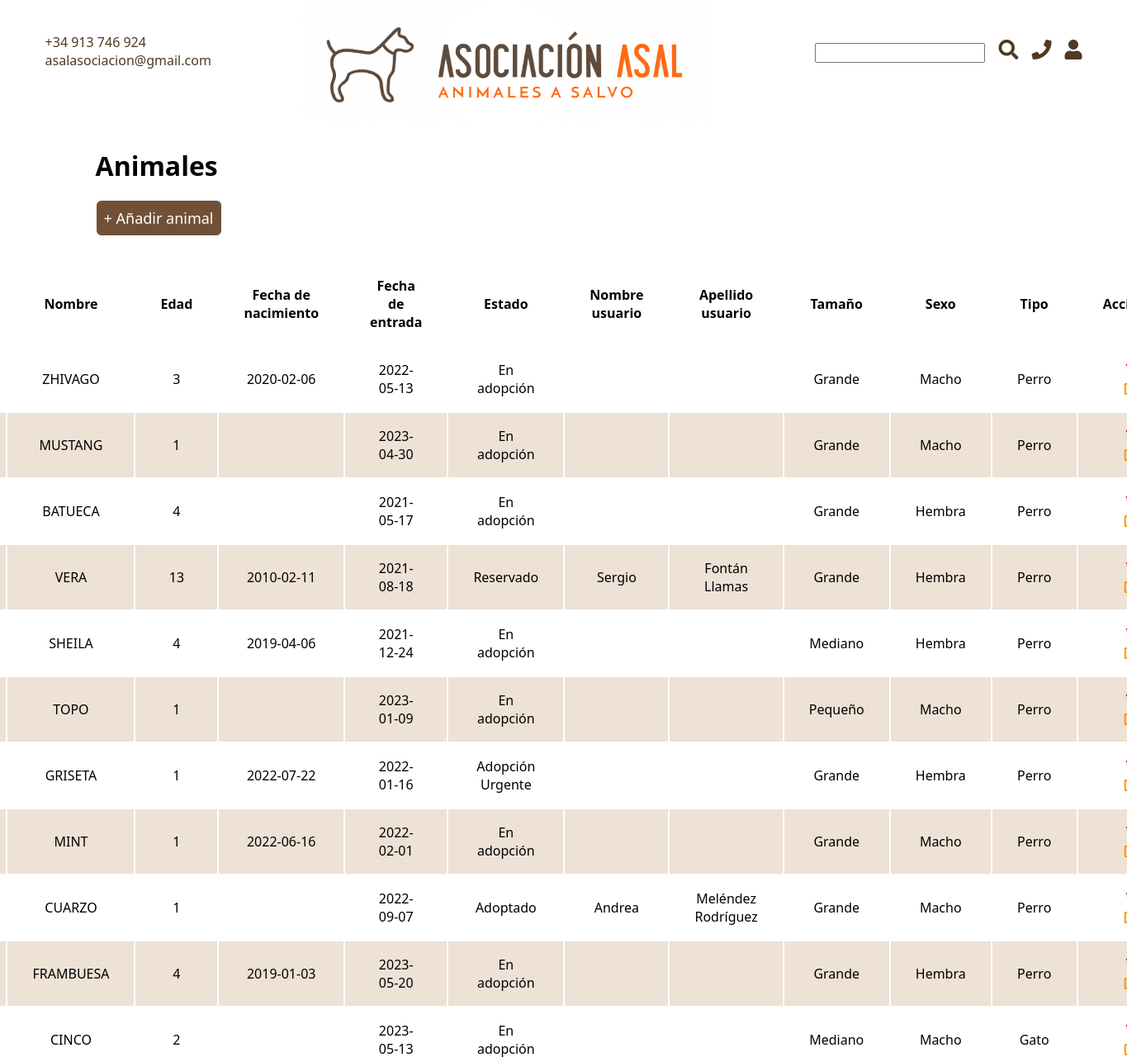
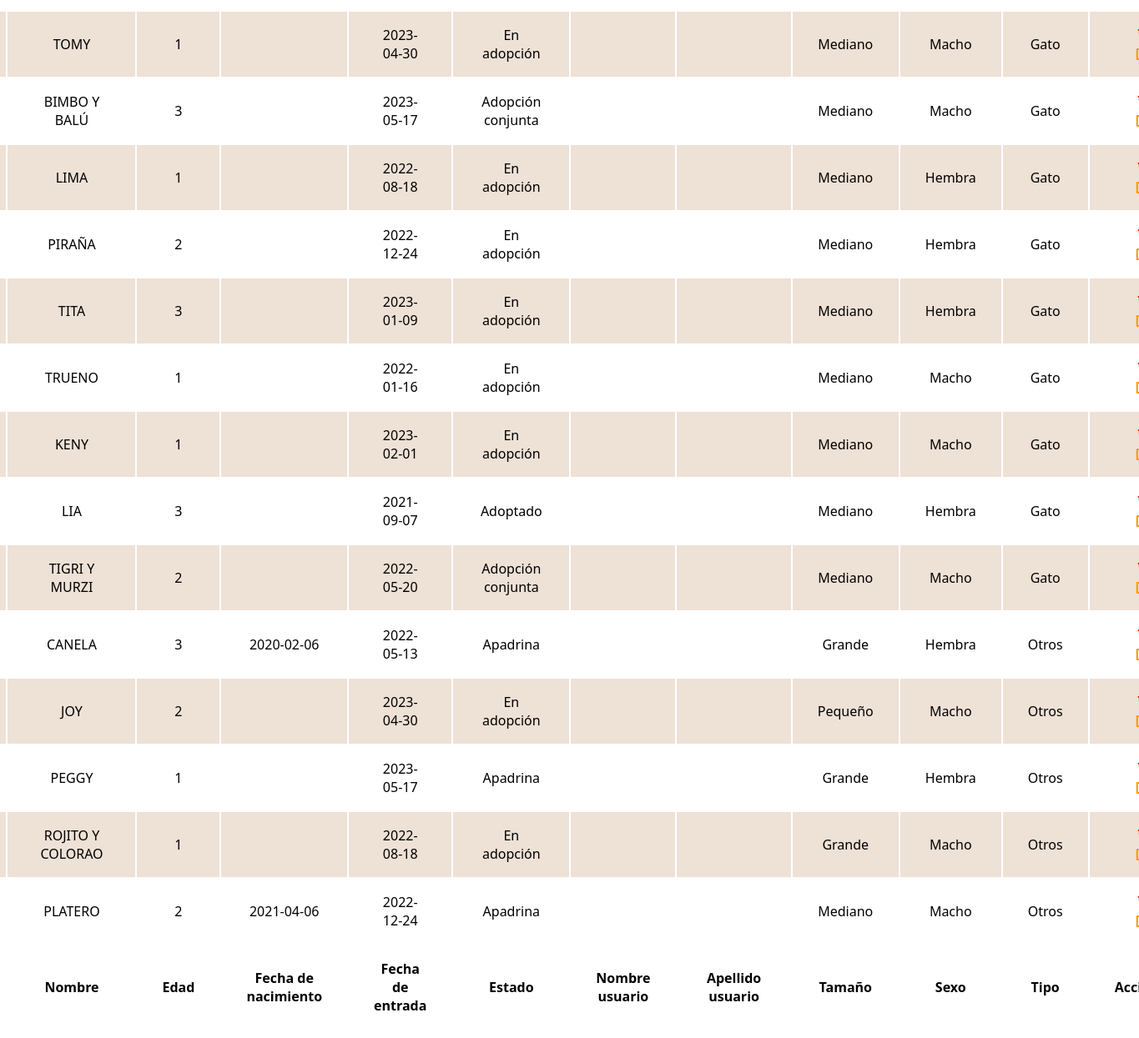
/private/admin/animales/indexAnimales.php, run on the app's committed database (2 pictures, top to bottom).
### tables this page shows
CREATE TABLE IF NOT EXISTS 20_animales(
	id INT AUTO_INCREMENT NOT NULL PRIMARY KEY,
    nombre VARCHAR(20) NOT NULL,
    edad INT NOT NULL,
    fecha_nacimiento DATE,
    fecha_entrada DATE NOT NULL,
    estado_id INT,
    usuarios_id INT,
    tamanio_id INT,
    sexo_id INT,
    tipo_id INT,
    descripcion TEXT,
    CONSTRAINT FOREIGN KEY (estado_id) REFERENCES 20_estado(id),
    CONSTRAINT FOREIGN KEY (usuarios_id) REFERENCES 20_usuarios(id),
    CONSTRAINT FOREIGN KEY (tamanio_id) REFERENCES 20_tamanio(id),
    CONSTRAINT FOREIGN KEY (sexo_id) REFERENCES 20_sexo(id),
    CONSTRAINT FOREIGN KEY (tipo_id) REFERENCES 20_tipo(id)
);

CREATE TABLE IF NOT EXISTS 20_estado(
	id INT AUTO_INCREMENT NOT NULL PRIMARY KEY,
    nombre VARCHAR(20) NOT NULL
);

CREATE TABLE IF NOT EXISTS 20_tamanio (
    id INT AUTO_INCREMENT NOT NULL PRIMARY KEY,
    nombre VARCHAR(10) NOT NULL
);

CREATE TABLE IF NOT EXISTS 20_sexo (
    id INT AUTO_INCREMENT NOT NULL PRIMARY KEY,
    tipo VARCHAR(10) NOT NULL
);

CREATE TABLE IF NOT EXISTS 20_tipo(
	id INT AUTO_INCREMENT NOT NULL PRIMARY KEY,
    nombre VARCHAR(10) NOT NULL
);

CREATE TABLE IF NOT EXISTS 20_usuarios(
	id INT AUTO_INCREMENT NOT NULL PRIMARY KEY,
    nombre VARCHAR(25) NOT NULL,
    apellidos VARCHAR(25) NOT NULL,
    telefono VARCHAR(12),
    email VARCHAR(45) NOT NULL,
    contrasenia VARCHAR(20) NOT NULL,
    fecha DATE,
    dni VARCHAR(9) UNIQUE,
    rol_id INT, 
    CONSTRAINT FOREIGN KEY (rol_id) REFERENCES 20_rol(id)
);

### private/admin/animales/DatabaseAnimales.php (called while the page is built, shortened)
<?php
    class DatabaseAnimales{
        public function conectar(){
            $driver = "mysql";
            $host = 'localhost';
            $port = '3306';
            $bd = 'protectora';
            $user = 'root';
            $password = "";
            $dsn = "$driver:dbname=$bd;host=$host;port=$port";
            try{
                $gbd = new PDO($dsn, $user, $password);
            } catch (PDOException $e) {
                echo 'Fallo la conexion: ' . $e->getMessage();
            }
            return $gbd;
        }
        public function getAll(){
            $sql = "SELECT 20_animales.id, 20_animales.nombre, 20_animales.edad, 20_animales.fecha_nacimiento, 20_animales.fecha_entrada, 20_estado.nombre AS 'estado', 20_usuarios.nombre AS 'nomUser', 20_usuarios.apellidos AS 'nomApell', 20_tamanio.nombre AS 'tamanio', 20_sexo.tipo AS 'sexo', 20_tipo.nombre AS 'tipo'
            FROM 20_animales
            LEFT JOIN 20_estado ON 20_animales.estado_id = 20_estado.id
            LEFT JOIN 20_usuarios ON 20_animales.usuarios_id = 20_usuarios.id
            LEFT JOIN 20_tamanio ON 20_animales.tamanio_id = 20_tamanio.id
            LEFT JOIN 20_sexo ON 20_animales.sexo_id = 20_sexo.id
            LEFT JOIN 20_tipo ON 20_animales.tipo_id = 20_tipo.id";
            $resultados = self::conectar()->query($sql);
            return $resultados;
        }
    }
?>

### private/admin/animales/indexAnimales.php (the view, shortened to what this page needs)
<?php
    if(isset($_SESSION['pepito'])){
        $sesion = '<a href="../../../auth/login/logout.php"><i class="fas fa-sign-out-alt"></i></a>';
    }else{
        $sesion = '<a href="../../../auth/login/login.php"><i class="fas fa-user"></i></a>';
    }
    require ('DatabaseAnimales.php');
    $database = new DatabaseAnimales();
    $resultados = $database->getAll();
?>
<!DOCTYPE html>
<html lang="es">
<head>
    <link rel="stylesheet" href="../admin.css">
    <link rel="stylesheet" href="https://cdnjs.cloudflare.com/ajax/libs/font-awesome/5.15.4/css/all.min.css"
 />
</head>
<body>
    <header>
        <section id="header">
            <div>
                <p class="contact">+34 913 746 924 <br>asalasociacion@gmail.com</p>
            </div>
            <div>
                <a href="../../../public/index/index.php"><img id="logo" src="../../../img/logos/logo2.png" alt="logo ASAL"></a>
            </div>
            <div>
                <p><input type="text"><i class="fas fa-search"></i><a href="#fo"><i class="fas fa-phone"></i></a><?php echo $sesion; ?></p>
            </div>
        </section>
    </header>
    <main>
        <section>
            <h1>Animales</h1>
            <a href="createAnimales.php"><button>+ Añadir animal</button></a>
        </section>
        <section class="tabla">
            <table>
                <thead>
                    <tr>
                        <th>Id</th>
                        <th>Nombre</th>
                        <th>Edad</th>
                        <th>Fecha de nacimiento</th>
                        <th>Fecha de entrada</th>
                        <th>Estado</th>
                        <th>Nombre usuario</th>
                        <th>Apellido usuario</th>
                        <th>Tamaño</th>
                        <th>Sexo</th>
                        <th>Tipo</th>
                        <th>Acciones</th>
                    </tr>
                </thead>
                <tbody>
                    <?php
                        foreach ($resultados as $row) {
                            echo '<tr>';
                            echo '<td>' . $row['id'] . '</td>';
                            echo '<td>' . $row['nombre'] . '</td>';
                            echo '<td>' . $row['edad'] . '</td>';
                            echo '<td>' . $row['fecha_nacimiento'] . '</td>';
                            echo '<td>' . $row['fecha_entrada'] . '</td>';
                            echo '<td>' . $row['estado'] . '</td>';
                            echo '<td>' . $row['nomUser'] . '</td>';
                            echo '<td>' . $row['nomApell'] . '</td>';
                            echo '<td>' . $row['tamanio'] . '</td>';
                            echo '<td>' . $row['sexo'] . '</td>';
                            echo '<td>' . $row['tipo'] . '</td>';
                            echo '<td class="acciones"><a href="deleteAnimales.php?id='.$row['id'].'"><i class="fas fa-trash" style="color: #ff0000;"></i></a>  <a href="editAnimales.php?id='.$row['id'].'"><i class="fas fa-edit" style="color: #ff9500;"></i></a></td>';
                            echo '</tr>';
                        }
                    ?>
                </tbody>
                <tfoot>
                    <tr>
                        <td>Id</td>
                        <td>Nombre</td>
                        <td>Edad</td>
                        <td>Fecha de nacimiento</td>
                        <td>Fecha de entrada</td>
                        <td>Estado</td>
                        <td>Nombre usuario</td>
                        <td>Apellido usuario</td>
                        <td>Tamaño</td>
                        <td>Sexo</td>
                        <td>Tipo</td>
                        <td>Acciones</td>
                    </tr>
                </tfoot>
            </table>
        </section>
    </main>
</body>
</html>

### private/admin/admin.css (style rules this page uses)
* { font-family: 'Segoe UI', Tahoma, Geneva, Verdana, sans-serif; flex-wrap: wrap; margin: 0; }
#header { display: flex; justify-content: space-between; color: rgb(78, 58, 35); font-size: large; margin-right: 4vw; margin-left: 4vw; margin-bottom: 3vh; }
#logo { width: 500px; height: 150px; }
.contact { font-size: medium; margin-bottom: 1vh; margin-top: 2vh; }
header section div:nth-child(1) { margin-bottom: 0; margin-top: 3vh; }
header section div:nth-child(3) { margin-bottom: 0; margin-top: 6vh; padding-left: 2vh; }
header section div p { font-weight: 500; margin-bottom: 0; }
header section div:nth-child(3) p i { font-size: x-large; padding-left: 2vh; margin-top: 0; color: rgb(78, 58, 35); }
main { margin-bottom: 10vh; margin-left: 20px; margin-right: 20px; }
h1 { margin-left: 7vw; font-size: xx-large; margin-bottom: 20px; }
button { margin-left: 7vw; margin-bottom: 30px; background-color: #705137; color: white; border-radius: 7px; font-size: large; padding: 9px; border: 1px solid white; }
tr:nth-child(even) { background-color: #eee1d6; }
th, td { padding: 17px; padding-left: 30px; padding-right: 30px; text-align: center; }
main table tbody tr td i { margin-right: 15px; margin-left: 15px; }
.tabla { display: flex; justify-content: center; }
thead, tfoot { font-weight: bolder; }

### data on the page
20_animales: nombre "ZHIVAGO", edad "3", fecha_nacimiento "2020-02-06", fecha_entrada "2022-05-13", estado.nombre "En adopción", tamanio.nombre "Grande", sexo.tipo "Macho", tipo.nombre "Perro"
20_animales: nombre "MUSTANG", edad "1", fecha_entrada "2023-04-30", estado.nombre "En adopción", tamanio.nombre "Grande", sexo.tipo "Macho", tipo.nombre "Perro"
20_animales: nombre "BATUECA", edad "4", fecha_entrada "2021-05-17", estado.nombre "En adopción", tamanio.nombre "Grande", sexo.tipo "Hembra", tipo.nombre "Perro"
20_animales: nombre "VERA", edad "13", fecha_nacimiento "2010-02-11", fecha_entrada "2021-08-18", estado.nombre "Reservado", usuarios.nombre "Sergio", usuarios.apellidos "Fontán Llamas", tamanio.nombre "Grande", sexo.tipo "Hembra", tipo.nombre "Perro"
20_animales: nombre "SHEILA", edad "4", fecha_nacimiento "2019-04-06", fecha_entrada "2021-12-24", estado.nombre "En adopción", tamanio.nombre "Mediano", sexo.tipo "Hembra", tipo.nombre "Perro"
20_animales: nombre "TOPO", edad "1", fecha_entrada "2023-01-09", estado.nombre "En adopción", tamanio.nombre "Pequeño", sexo.tipo "Macho", tipo.nombre "Perro"
20_animales: nombre "GRISETA", edad "1", fecha_nacimiento "2022-07-22", fecha_entrada "2022-01-16", estado.nombre "Adopción Urgente", tamanio.nombre "Grande", sexo.tipo "Hembra", tipo.nombre "Perro"
20_animales: nombre "MINT", edad "1", fecha_nacimiento "2022-06-16", fecha_entrada "2022-02-01", estado.nombre "En adopción", tamanio.nombre "Grande", sexo.tipo "Macho", tipo.nombre "Perro"
20_animales: nombre "CUARZO", edad "1", fecha_entrada "2022-09-07", estado.nombre "Adoptado", usuarios.nombre "Andrea", usuarios.apellidos "Meléndez Rodríguez", tamanio.nombre "Grande", sexo.tipo "Macho", tipo.nombre "Perro"
20_animales: nombre "FRAMBUESA", edad "4", fecha_nacimiento "2019-01-03", fecha_entrada "2023-05-20", estado.nombre "En adopción", tamanio.nombre "Grande", sexo.tipo "Hembra", tipo.nombre "Perro"
20_animales: nombre "CINCO", edad "2", fecha_entrada "2023-05-13", estado.nombre "En adopción", tamanio.nombre "Mediano", sexo.tipo "Macho", tipo.nombre "Gato"
20_animales: nombre "TOMY", edad "1", fecha_entrada "2023-04-30", estado.nombre "En adopción", tamanio.nombre "Mediano", sexo.tipo "Macho", tipo.nombre "Gato"
20_animales: nombre "BIMBO Y BALÚ", edad "3", fecha_entrada "2023-05-17", estado.nombre "Adopción conjunta", tamanio.nombre "Mediano", sexo.tipo "Macho", tipo.nombre "Gato"
20_animales: nombre "LIMA", edad "1", fecha_entrada "2022-08-18", estado.nombre "En adopción", tamanio.nombre "Mediano", sexo.tipo "Hembra", tipo.nombre "Gato"
20_animales: nombre "PIRAÑA", edad "2", fecha_entrada "2022-12-24", estado.nombre "En adopción", tamanio.nombre "Mediano", sexo.tipo "Hembra", tipo.nombre "Gato"
20_animales: nombre "TITA", edad "3", fecha_entrada "2023-01-09", estado.nombre "En adopción", tamanio.nombre "Mediano", sexo.tipo "Hembra", tipo.nombre "Gato"
20_animales: nombre "TRUENO", edad "1", fecha_entrada "2022-01-16", estado.nombre "En adopción", tamanio.nombre "Mediano", sexo.tipo "Macho", tipo.nombre "Gato"
20_animales: nombre "KENY", edad "1", fecha_entrada "2023-02-01", estado.nombre "En adopción", tamanio.nombre "Mediano", sexo.tipo "Macho", tipo.nombre "Gato"
20_animales: nombre "LIA", edad "3", fecha_entrada "2021-09-07", estado.nombre "Adoptado", tamanio.nombre "Mediano", sexo.tipo "Hembra", tipo.nombre "Gato"
20_animales: nombre "TIGRI Y MURZI", edad "2", fecha_entrada "2022-05-20", estado.nombre "Adopción conjunta", tamanio.nombre "Mediano", sexo.tipo "Macho", tipo.nombre "Gato"
20_animales: nombre "CANELA", edad "3", fecha_nacimiento "2020-02-06", fecha_entrada "2022-05-13", estado.nombre "Apadrina", tamanio.nombre "Grande", sexo.tipo "Hembra", tipo.nombre "Otros"
20_animales: nombre "JOY", edad "2", fecha_entrada "2023-04-30", estado.nombre "En adopción", tamanio.nombre "Pequeño", sexo.tipo "Macho", tipo.nombre "Otros"
20_animales: nombre "PEGGY", edad "1", fecha_entrada "2023-05-17", estado.nombre "Apadrina", tamanio.nombre "Grande", sexo.tipo "Hembra", tipo.nombre "Otros"
20_animales: nombre "ROJITO Y COLORAO", edad "1", fecha_entrada "2022-08-18", estado.nombre "En adopción", tamanio.nombre "Grande", sexo.tipo "Macho", tipo.nombre "Otros"
20_animales: nombre "PLATERO", edad "2", fecha_nacimiento "2021-04-06", fecha_entrada "2022-12-24", estado.nombre "Apadrina", tamanio.nombre "Mediano", sexo.tipo "Macho", tipo.nombre "Otros"
